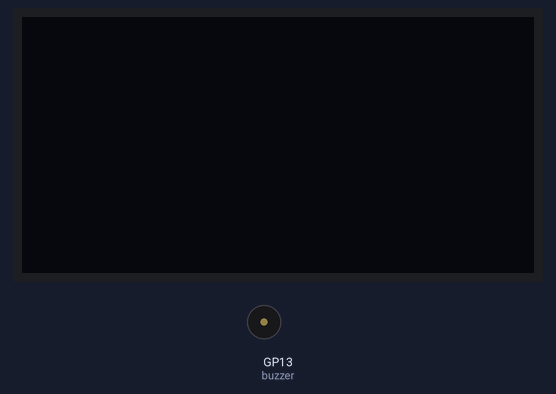
This program was run on a simulated Raspberry Pi Pico running MicroPython. On the bench: 128×64 one-colour display, buzzer (waves = sounding).

Above: at 15.1 s.
At 30.3 s:
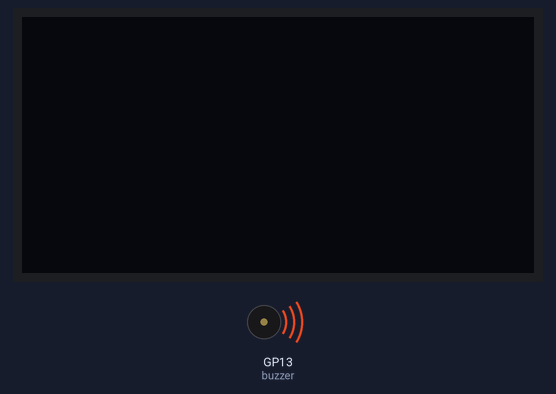
Timing chart, 0 to 39.0 s (numbered marks = the images above):
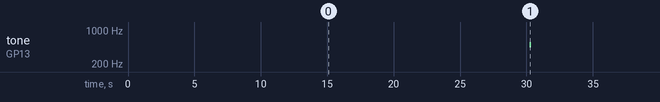

Measured:
- by itself, tone on GP13 (buzzer): alternates 500 Hz for 0.10 s and silent for 29.9 s

The program:

10_oledCcountDown.py
```python
from machine import Pin ,I2C , PWM ,Timer
from ssd1306 import SSD1306_I2C
from time import sleep
import _thread , sys

oled = SSD1306_I2C(128, 64, I2C(0,sda=Pin(20), scl=Pin(21), freq=40000))
buttonU = Pin(0, Pin.IN, Pin.PULL_UP)
buttonD = Pin(1, Pin.IN, Pin.PULL_UP)
buttonL = Pin(2, Pin.IN, Pin.PULL_UP)
buttonR = Pin(3, Pin.IN, Pin.PULL_UP)
buttonA = Pin(14, Pin.IN, Pin.PULL_UP)
buttonB = Pin(15, Pin.IN, Pin.PULL_UP)
buzzer = PWM(Pin(13))
buzzer.freq(500)
minute = 0.5

def counter(tim):
    buzzer.duty_u16(1000)
    sleep(0.1)
    buzzer.duty_u16(0)

tim = Timer(-1)
tim.init(period=int(60*1000*minute), mode=Timer.PERIODIC, callback=counter)
```
